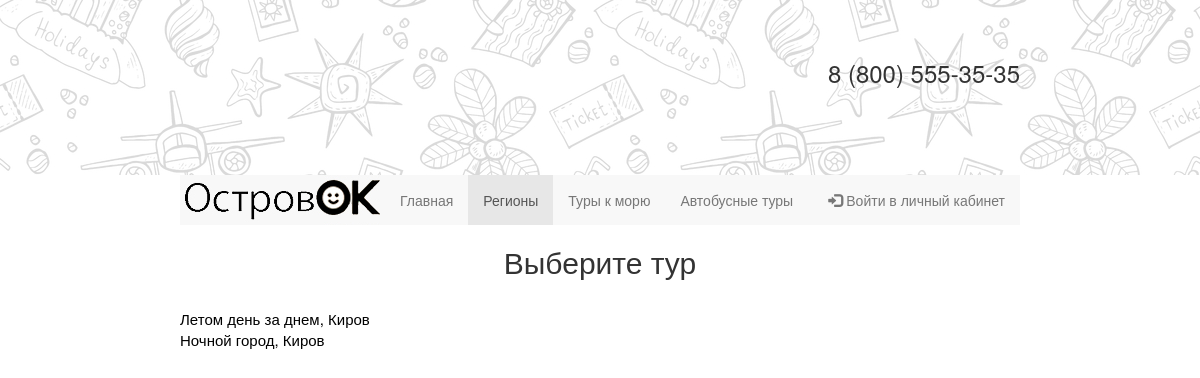
The page /Travel/cities/1/ on the database its author committed.
### Travel/models.py (models this page shows, shortened)
class Tour(models.Model):
    name = models.CharField('Название тура', max_length = 50)
    city = models.ForeignKey(City, null = True, on_delete = models.SET_NULL, verbose_name = "Город")
    hotel = models.ForeignKey(Hotel, blank = True, null = True, on_delete = models.SET_NULL, verbose_name = 'Отель')
    date = models.DateField("Дата заезда")
    days = models.IntegerField('Количество дней')
    price = models.IntegerField("Цена путевки")
    text = models.TextField('Описание')

class City(models.Model):
    region = models.ForeignKey(Region, null = True, on_delete = models.SET_NULL, verbose_name = "Выберите область")
    name = models.CharField("Город", max_length = 50)

### Travel/views.py (the view)
# urls.py: url(r'^cities/(?P<region_id>[0-9]+)/$', views.region_cities, name = "region_cities"),
def region_cities(request, region_id):
    region = Region.objects.get(id=region_id)
    cities = region.city_set.all()
    return render(request, "Travel/region_cities.html", {'cities': cities, 'regions':True})

### Travel/templates/Travel/region_cities.html (shortened to what this page needs)
{% extends "base.html" %}
{% block content %}
	<h2 align="center">Выберите тур</h2>
	<br>
	{% for city in cities %}
		{% for tour in city.tour_set.all %}
    	   	<a href='/Travel/tour/{{tour.id}}' class="style">
				{{ tour.name }}, {{ city.name }} <br>
			</a>
		{% endfor %}
	{% endfor %}
{% endblock %}

### Travel/static/css/styles.css (style rules this page uses)
.style { font-size: 15px; color: black; }

### rows shown on the page
City: name "Киров"
Tour: name "Летом день за днем"
Tour: name "Ночной город"
